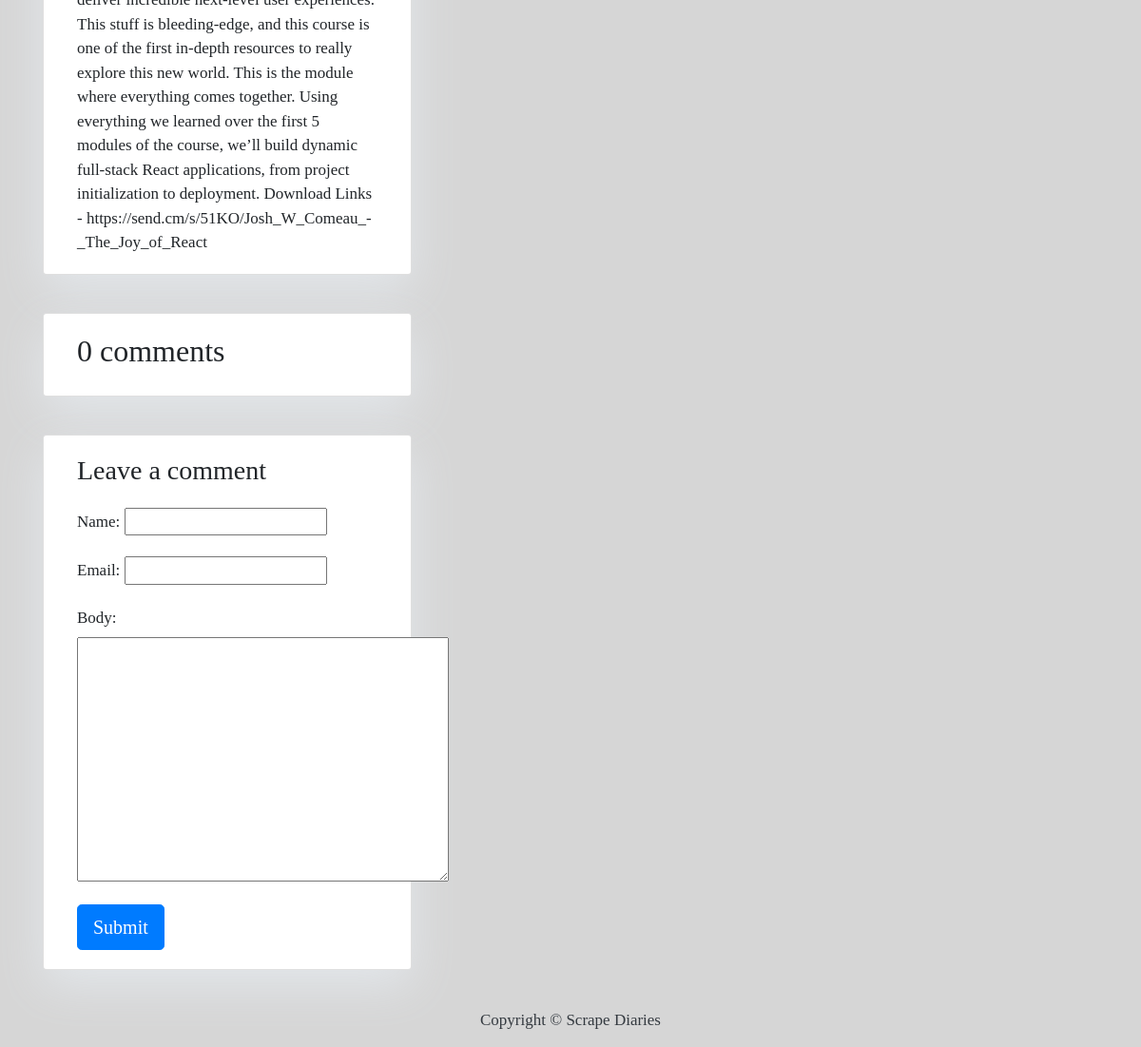
The app's page /download-josh-comeau-the-joy-of-react-course-for-free/ (lower part), older data.
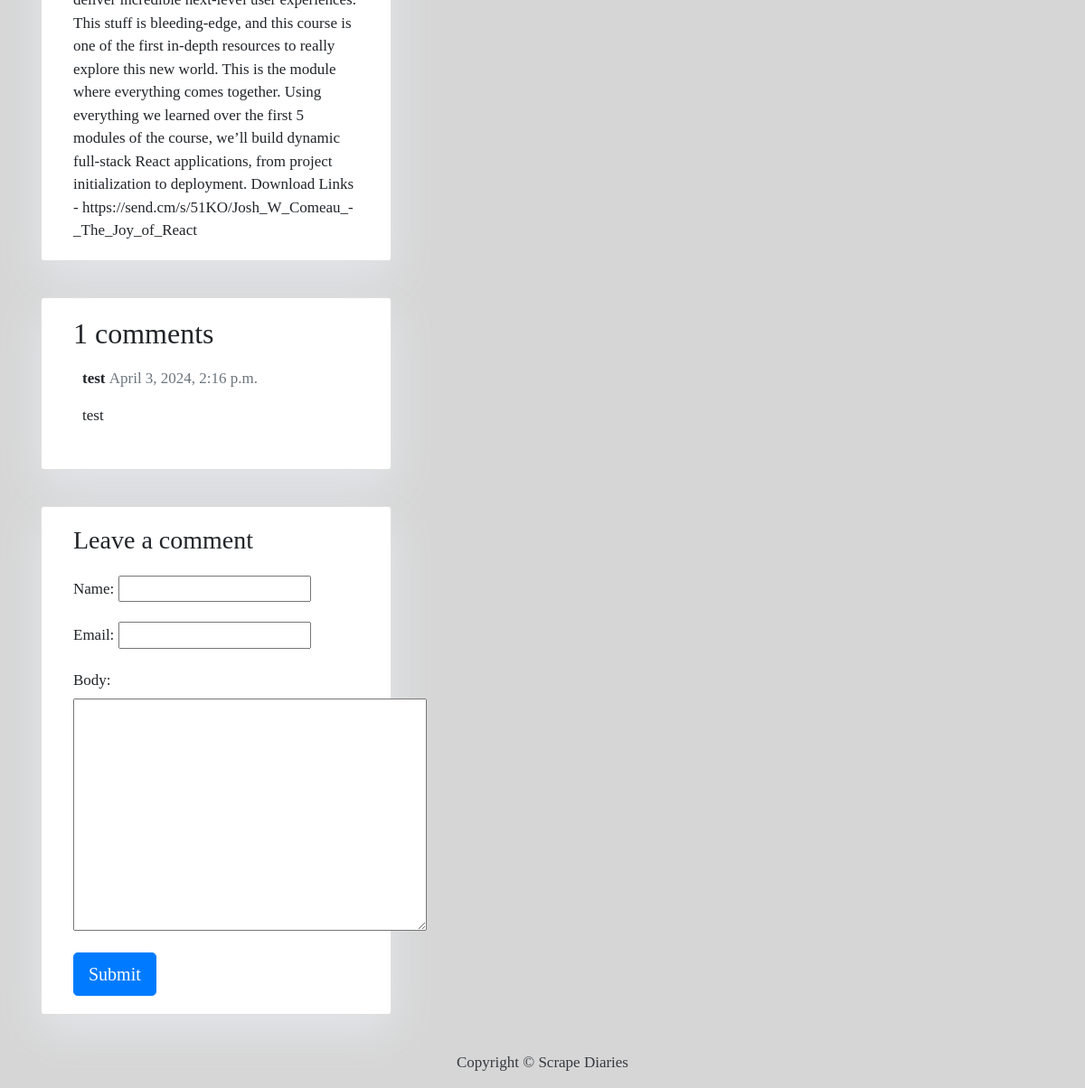
The same page, newer data.
### blog/models.py (models this page shows, shortened)
class Comment(models.Model):
    post = models.ForeignKey(Post,on_delete=models.CASCADE,related_name='comments')
    name = models.CharField(max_length=80)
    email = models.EmailField()
    body = models.TextField()
    created_on = models.DateTimeField(auto_now_add=True)
    active = models.BooleanField(default=False)
    class Meta:
        ordering = ['created_on']

### blog/views.py (the view)
# urls.py: path('<slug:slug>/', views.post_detail, name='post_detail'),
def post_detail(request, slug):
    template_name = 'post_detail.html'
    post = get_object_or_404(Post, slug=slug)
    comments = post.comments.filter(active=True)
    new_comment = None    # Comment posted
    if request.method == 'POST':
        comment_form = CommentForm(data=request.POST)
        if comment_form.is_valid():
            new_comment = comment_form.save(commit=False)
            new_comment.post = post
            new_comment.save()
    else:
        comment_form = CommentForm()
    return render(request, template_name, {'post': post,
                                           'comments': comments,
                                           'new_comment': new_comment,
                                           'comment_form': comment_form})

### blog/forms.py
class CommentForm(forms.ModelForm):
    class Meta:
        model = Comment
        fields = ('name', 'email', 'body')

### blog/templates/post_detail.html (shortened to what this page needs)
{% extends 'base.html' %}
 {% block content %}<div class="container">
  <div class="row">
    <div class="col-md-8 card mb-4  mt-3 left  top">
     <div class="card-body">
        <p class="card-text ">{{ post.content | safe }}</p>
     </div>    </div>
   {% block sidebar %}
 {% include 'sidebar.html' %}
{% endblock sidebar %}
   <div class="col-md-8 card mb-4  mt-3 ">
      <div class="card-body">
       <h2>{{ comments.count }} comments</h2>
        {% for comment in comments %}
        <div class="comments" style="padding: 10px;">
          <p class="font-weight-bold">
           {{ comment.name }}
            <span class=" text-muted font-weight-normal">
              {{ comment.created_on }}
            </span>
          </p>
          {{ comment.body | linebreaks }}
        </div>
        {% endfor %}
      </div>
   </div>
    <div class="col-md-8 card mb-4  mt-3 ">
      <div class="card-body">
        {% if new_comment %}
        <div class="alert alert-success" role="alert">
          Your comment is awaiting moderation
        </div>
        {% else %}
        <h3>Leave a comment</h3>
        <form method="post" style="margin-top: 1.3em;">
          {{ comment_form.as_p }}
          <button type="submit" class="btn btn-primary  btn-lg">Submit</button>
        </form>
        {% endif %}
      </div>
    </div>
  </div>
</div>
{% endblock content %}

Row changes from the older to the newer data that the page shows:
added Comment: name "test", created_on "April 3, 2024, 2:16 p.m.", body "test"
Text that changed along with them:
{{ comments.count }}: "0" → "1"
